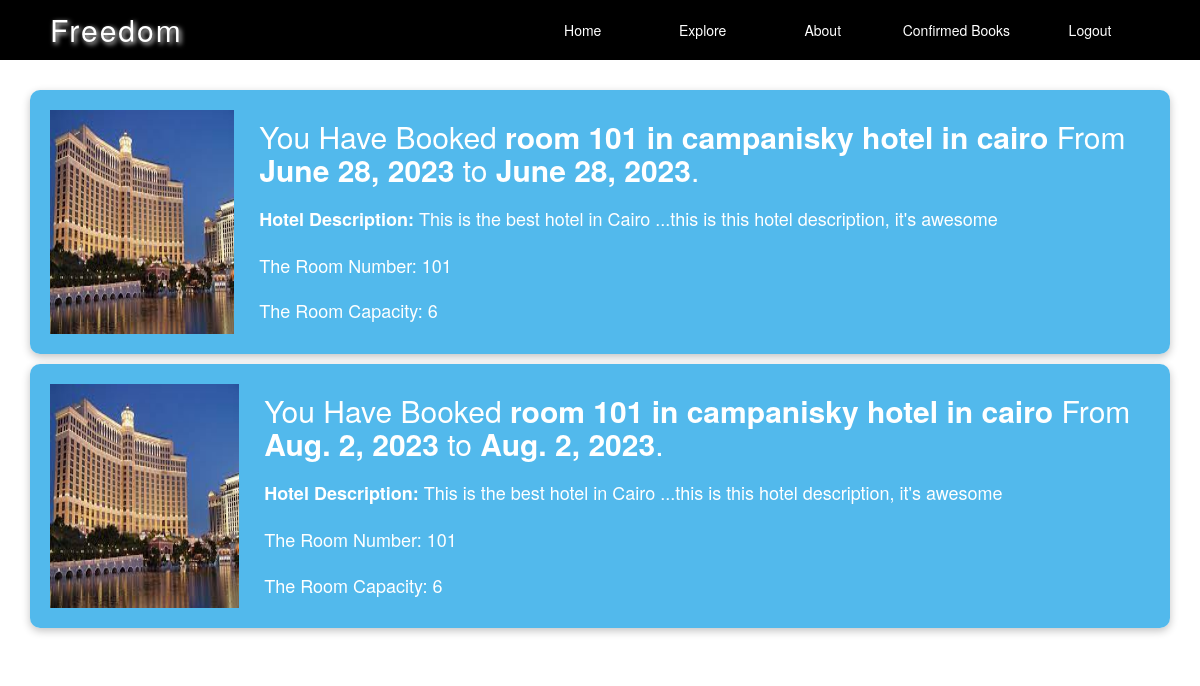
The page /confirmed (signed in) on the database its author committed.
### hotel/models.py (models this page shows, shortened)
class Booking(models.Model):
    user = models.ForeignKey(CustomUser, on_delete=models.CASCADE)
    room = models.ForeignKey(Room, on_delete=models.CASCADE)
    check_in = models.DateField()
    check_out = models.DateField()

class Room(models.Model):
    hotel = models.ForeignKey(Hotel, on_delete=models.CASCADE)
    number = models.IntegerField()
    capacity = models.IntegerField()
    def __str__(self):
        return f'room {self.number} in {self.hotel} '

class Hotel(models.Model):
    name = models.CharField(max_length=100000)
    region = models.ForeignKey(Region, on_delete=models.CASCADE)
    description = models.CharField(max_length=1000000)
    image = models.ImageField(upload_to='static/img' , default='static/img/hotel.jpeg')
    def __str__(self):
        return f'{self.name} hotel in {self.region}'

class Region(models.Model):
    name = models.CharField(max_length=500)
    def __str__(self):
        return f'{self.name}'

### hotel/views.py (the view)
# urls.py: path('confirmed', views.confirmed, name='confirmed'),
def confirmed(request):
    if request.user.is_authenticated: return render(request, 'confirmed.html', {'bookings': Booking.objects.filter(user=request.user)})
    messages.error(request, 'forbidden Page...!')
    return redirect('/')

### templates/confirmed.html
{% extends 'index.html' %}
{% load static %}
{% block content %}
<div class="container confirmed-container">
    <div class="cards">
        {% for book in bookings %}
        <div class="card">
            <div class="img"><img src="{{book.room.hotel.image}}" class="card-img" alt="{{ book.room.hotel.name }} hotel image"></div>
            <div class="card-img-overlay">
                <h5 class="card-title"> You Have Booked <b>{{ book.room }}</b> From <b>{{ book.check_in }}</b> to <b>{{ book.check_out }}</b>. </h5>
                <p class="card-text"><b>Hotel Description: </b>{{ book.room.hotel.description }}</p>
                <p> The Room Number: {{ book.room.number }} </p>
                <p> The Room Capacity: {{ book.room.capacity }} </p>
            </div>
        </div>
        {% endfor %}
    </div>
</div>
{% endblock %}

### templates/index.html (shortened to what this page needs)
<!DOCTYPE html>
<html lang="en">
{% load static %}
<head>
	<link type="text/css" rel="stylesheet" href="{% static 'css/bootstrap.min.css' %}" />
	<link type="text/css" rel="stylesheet" href="{% static 'css/style.css' %}" />
	<link rel="stylesheet" href="https://stackpath.bootstrapcdn.com/font-awesome/4.7.0/css/font-awesome.min.css">
</head>
<body>
	<div class="heading-container">
		<nav>
			<div id="logo">
				Freedom
			</div>
			<ul>
				<li><a href="/">Home</a></li>
				<li><a href="/show/">Explore</a></li>
				<li><a href="#">About</a></li>
				{% if user.is_authenticated %}
				<li><a href="/confirmed">Confirmed Books</a></li>
				<li><a href="/logout">Logout</a></li>
				{% else %}
				<li><a href="/signup_page">Signup</a></li>
				{% endif %}
			</ul>
		</nav>
	</div>
	{% block content %}{% endblock %}
</html>

### static/css/style.css (style rules this page uses)
a , a:link, a:visited { text-decoration: none; }
* { margin:0; padding:0; }
body { position: relative; }
.heading-container { position:relative; width:100%; background-color:black; box-shadow: -2px -2px 5px white,2px -2px 5px white; }
.heading-container > nav { width:100%; display:flex; max-height:60px; }
#logo { line-height:60px; font-size:30px; padding: 0 50px; color: white; width:40%; letter-spacing:2px; text-shadow:2px 2px 5px; }
.heading-container > nav > ul { margin:0; padding : 0; list-style-type:none; display:flex; position:absolute; right:50px; }
.heading-container > nav > ul > li { line-height:60px; text-align:center; display:inline-block; min-width:120px; }
.heading-container > nav > ul > li > a { position:relative; margin: 0 20px; color:white; }
a { text-decoration:none; }
.cards { margin: 30px 0; display: flex; flex-direction: column; gap: 10px; }
.card { background-color: rgb(72 181 235 / 94%); display: flex; padding: 20px; border-radius: 10px; gap: 25px; box-shadow: rgba(0, 0, 0, 0.24) 0px 3px 8px; }
.card div { display: flex; flex-direction: column; gap: 10px; }
.card div h5 { font-size: 30px; color: white; text-decoration: none; }
.card div p { font-size: 18px; color: white; }
.card .img { position: relative; }
.card .img img { width: 100%; height: 100%; }
.confirmed-container .cards { flex-direction: column-reverse; }

### rows shown on the page
Booking: room.hotel.image (picture), room "room 101 in campanisky hotel in cairo", check_in "Aug. 2, 2023", check_out "Aug. 2, 2023", room.hotel.description "This is the best hotel in Cairo ...this is this hotel description, it's awesome", room.number "101", room.capacity "6"
Booking: room.hotel.image (picture), room "room 101 in campanisky hotel in cairo", check_in "June 28, 2023", check_out "June 28, 2023", room.hotel.description "This is the best hotel in Cairo ...this is this hotel description, it's awesome", room.number "101", room.capacity "6"
